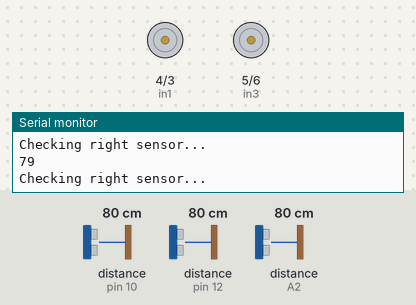
Simulated run of this sketch. Board: Arduino Uno, built with avr-gcc and run on an emulated ATmega328P. On the bench: motor-driver pin pairs drawn as motors (green arrow = first pin HIGH = forward, orange = second pin HIGH = backward, longer = more drive, scaled by the enable pin), the last lines printed to the serial monitor. Wiring (inferred from the names in the program): ultrasonic range finder: trigger pin 11; echo pin 10. The test bench sets the inputs (shaded band); at power-on: distance to the obstacle (sensors on pin 10, pin 12, A2) 80 cm. The echo pulse lasts 58.3 µs per cm.

Above: at 2.8 s.
2.9 s: distance to the obstacle (sensor on pin 10) set to 2 cm
4.4 s: distance to the obstacle (sensor on pin 12) set to 2 cm
7.4 s: distance to the obstacle (sensor on pin 12) set to 9 cm
10.4 s: distance to the obstacle (sensor on pin 12) set to 4 cm
13.4 s: distance to the obstacle (sensor on pin 10) set to 18 cm
16.4 s: distance to the obstacle (sensor on pin 10) set to 15 cm
At 20.8 s:
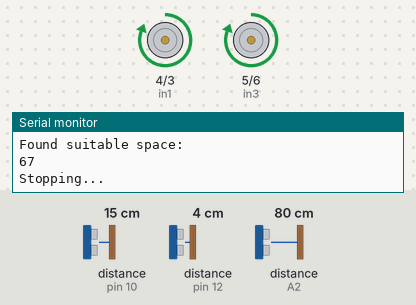
Timing chart, 0 to 23.2 s (numbered marks = the images above; inputs shaded):
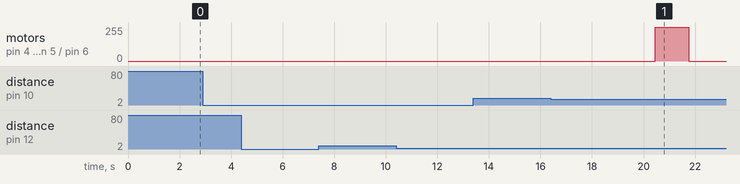

Measured:
- the behaviour switches between 17 and 16 cm on distance to the obstacle (sensor on pin 10) (found by bisection; images 0 and 1)
- after the input at 16.4 s, motor on pin 4 (in1) / pin 3 (in2), motor on pin 5 (in3) / pin 6 (in4): stopped → forward 255/255 after 4.1 s, → stopped 1.3 s later

The sketch:

AutoParking.ino
```cpp
// Ultrasonic Pins (3 ultrasonic sensors)
// Front sensor
#define trigPin1 13
#define echoPin1 12
// Right sensor
#define trigPin2 11
#define echoPin2 10
// Back sensor
#define trigPin3 A1
#define echoPin3 A2
// Motors Speed
#define S 125

// Motor A
#define enA 2
#define in1 4
#define in2 3

// Motor B
#define enB 7
#define in3 5
#define in4 6

// Parking space variable
int space = 0;

// Move Functions Prototypes
void Stop();
void MoveForward();
void MoveLeft();
void MoveBack();
void MoveRight();
void MoveBackFirst();

// Ultrasonic Function Prototype
int UFun(int triger, int echo);

// Functions prototypes
void Park();
int Check();

void setup() {
  Serial.begin(9600);

  // Ultrasonic pins
  pinMode(trigPin1, OUTPUT);
  pinMode(echoPin1, INPUT);
  pinMode(trigPin2, OUTPUT);
  pinMode(echoPin2, INPUT);
  pinMode(trigPin3, OUTPUT);
  pinMode(echoPin3, INPUT);

  // Set all the motor control pins to outputs
  pinMode(enA, OUTPUT);
  pinMode(enB, OUTPUT);
  pinMode(in1, OUTPUT);
  pinMode(in2, OUTPUT);
  pinMode(in3, OUTPUT);
  pinMode(in4, OUTPUT);
}

void loop() {
  delay(2000);
  Serial.println("Checking parking space...");
  Serial.println(space);
  MoveForward();
  delay(50);

  if (Check() == 1 && space > 35) { // space is measured by trial and error to check the right value, it varies by speed
    Serial.println("Found suitable space:");
    Serial.println(space);
    space = 0;
    Stop();
    Serial.println("Stopping...");
    delay(1000);
    Park();
    while (true); // Stop further execution
  } else {
    if (UFun(trigPin1, echoPin1) > 4 && UFun(trigPin3, echoPin3) > 4) {
      Serial.println("Moving forward...");
      Serial.print("Front Distance: ");
      Serial.println(UFun(trigPin1, echoPin1));
      Serial.print("Back Distance: ");
      Serial.println(UFun(trigPin3, echoPin3));
      MoveForward();
    } else {
      Serial.println("Stopping...");
      Stop();
    }
  }
}

void Park() { // Parking algorithm
  // Step 1: Move back first
  MoveBackFirst();
  delay(1000);
  Stop();
  delay(2000);

  // Step 2: Turn left to align
  MoveLeft();
  delay(1300);
  Stop();
  delay(1500);
  MoveBack();
  delay(1000);
  MoveRight();
  delay(1300);
  Stop();
  delay(2000);


  // Step 3: Move back until the car is in position
  int distanceBack;
  int distanceFront;
  int distanceDiff;
  while (true) {
    distanceBack = UFun(trigPin1, echoPin1);
    distanceFront = UFun(trigPin3, echoPin3);
    distanceDiff = distanceFront - distanceBack;
    if(distanceDiff>=3){
      MoveForward();
    }
    else if(distanceDiff<=-3){
      MoveBack();
    }
    else if(3>distanceDiff>-3){
      Stop();
      break;
    }
  }
  delay(2000);

  // Step 4: Turn right to straighten the car
  //MoveRight();
  //delay(1600);
  Stop();
}

int Check() { // Checking the suitable parking space for the car width
  int Flag = 0;
  while (UFun(trigPin2, echoPin2) > 15) {
    Serial.println("Checking right sensor...");
    Serial.println(UFun(trigPin2, echoPin2));
    MoveForward();
    space++;
    delay(20);
    Flag = 1;
  }
  Stop(); // Stop the car after checking
  return Flag;
}

int UFun(int triger, int echo) { // Ultrasonic reading
  long duration;
  int distance;
  digitalWrite(triger, LOW);
  delayMicroseconds(2);
  digitalWrite(triger, HIGH);
  delayMicroseconds(10);
  digitalWrite(triger, LOW);
  duration = pulseIn(echo, HIGH);
  distance = duration / 2 / 29.1; // Convert to centimeters
  return distance;
}

void MoveBackFirst() {
  // Turn on motor A
  digitalWrite(in1, HIGH);
  digitalWrite(in2, LOW);
  // Set speed
  analogWrite(enA, S - 25);
  // Turn on motor B
  digitalWrite(in3, LOW);
  digitalWrite(in4, HIGH);
  // Set speed
  analogWrite(enB, S - 25);
}

void MoveBack() {
  // Turn on motor A
  digitalWrite(in1, HIGH);
  digitalWrite(in2, LOW);
  // Set speed
  analogWrite(enA, S + 100);
  // Turn on motor B
  digitalWrite(in3, LOW);
  digitalWrite(in4, HIGH);
  // Set speed
  analogWrite(enB, S + 100);
}

void MoveLeft() {
  // Turn on motor A
  digitalWrite(in2, LOW);
  digitalWrite(in1, HIGH);
  // Set speed
  analogWrite(enA, S+50);
  // Turn on motor B
  digitalWrite(in4, LOW);
  digitalWrite(in3, HIGH);
  // Set speed
  analogWrite(enB, S+50);
}

void MoveRight() {
  // Turn on motor A
  digitalWrite(in2, HIGH);
  digitalWrite(in1, LOW);
  // Set speed
  analogWrite(enA, S +50);
  // Turn on motor B
  digitalWrite(in4, HIGH);
  digitalWrite(in3, LOW);
  // Set speed
  analogWrite(enB, S +50);
}

void Stop() {
  // Now turn off motors
  digitalWrite(in1, LOW);
  digitalWrite(in2, LOW);
  digitalWrite(in3, LOW);
  digitalWrite(in4, LOW);
}

void MoveForward() {
  // Turn on motor A
  digitalWrite(in1, LOW);
  digitalWrite(in2, HIGH);
  // Set speed
  analogWrite(enA, S);
  // Turn on motor B
  digitalWrite(in3, HIGH);
  digitalWrite(in4, LOW);
  // Set speed
  analogWrite(enB, S);
}
```
